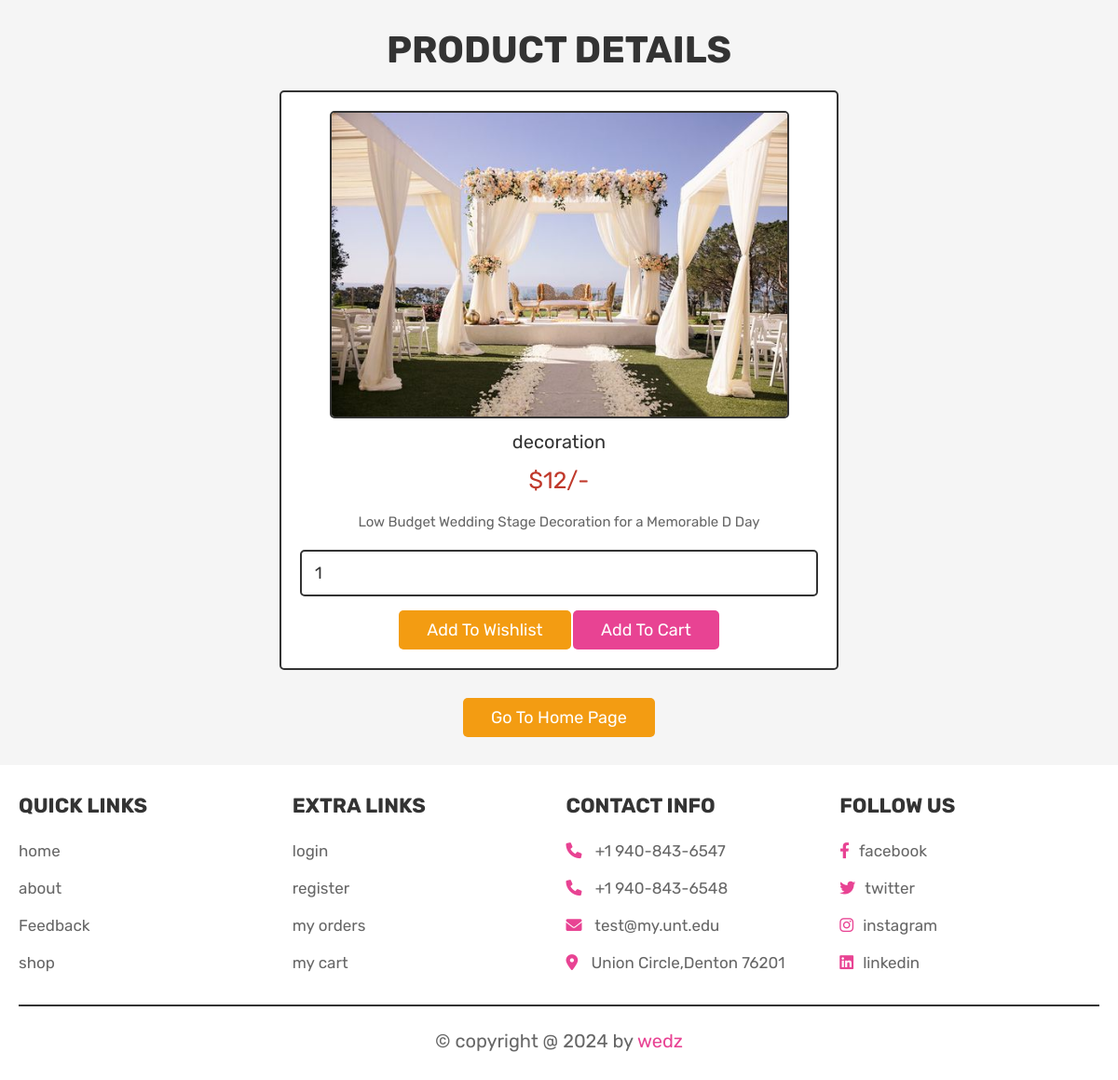
/view_page.php?pid=21 (signed in), run on an earlier commit of the app's database.
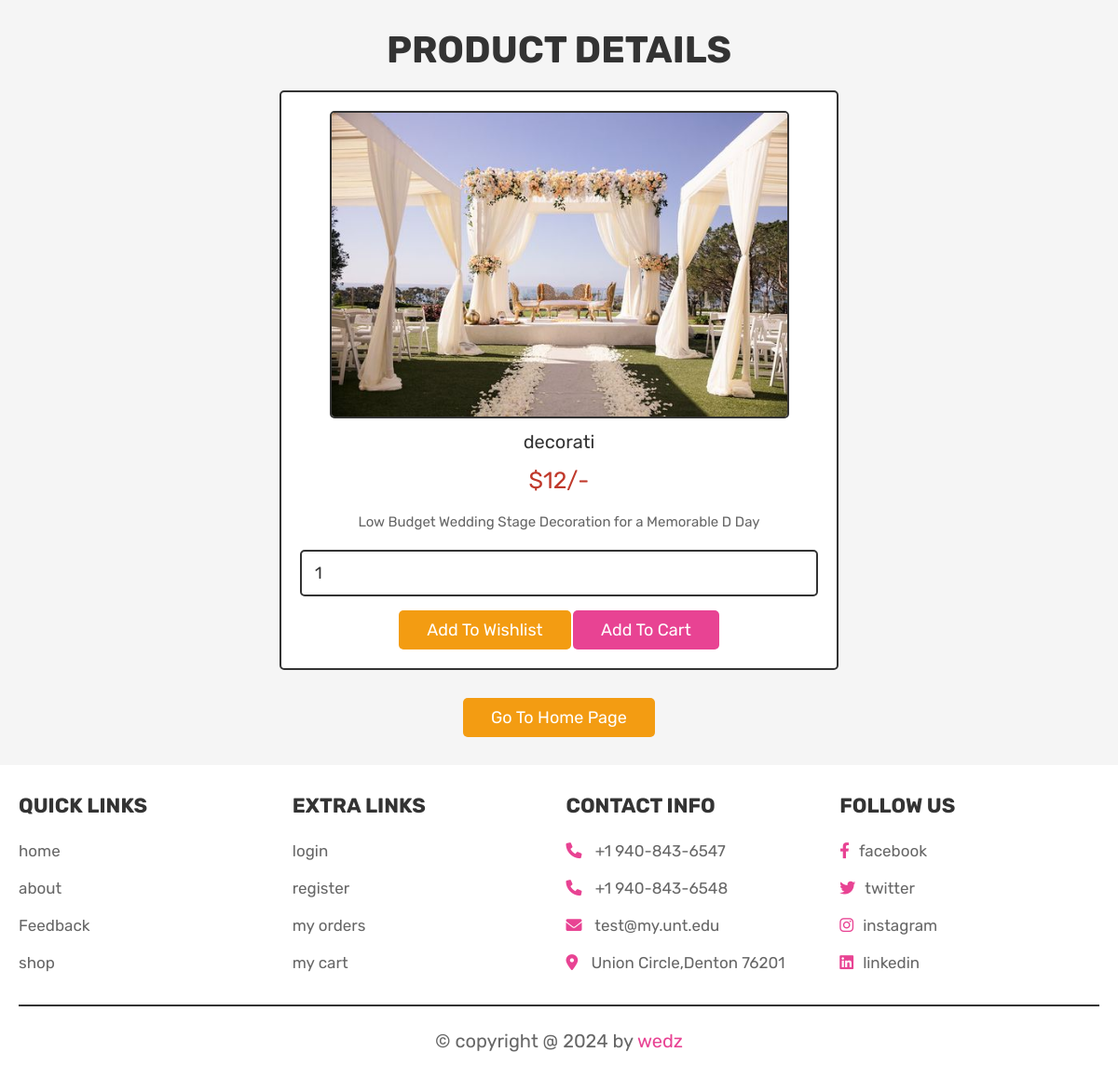
And on a later commit of the database.
### tables this page shows
CREATE TABLE IF NOT EXISTS `products` (
  `id` int(100) NOT NULL AUTO_INCREMENT,
  `name` varchar(100) NOT NULL,
  `details` varchar(500) NOT NULL,
  `price` int(100) NOT NULL,
  `image` varchar(100) NOT NULL,
  PRIMARY KEY (`id`)
);

### view_page.php (the view, shortened to what this page needs)
<!DOCTYPE html>
<html lang="en">
<head>
   <link rel="stylesheet" href="https://cdnjs.cloudflare.com/ajax/libs/font-awesome/6.0.0/css/all.min.css">
   <link rel="stylesheet" href="css/style.css">
</head>
<body>
<section class="quick-view">
    <h1 class="title">product details</h1>
    <?php
        if(isset($_GET['pid'])){
            $pid = $_GET['pid'];
            $select_products = mysqli_query($conn, "SELECT * FROM `products` WHERE id = '$pid'") or die('query failed');
         if(mysqli_num_rows($select_products) > 0){
            while($fetch_products = mysqli_fetch_assoc($select_products)){
    ?>
    <form action="" method="POST">
         <img src="uploaded_img/<?php echo $fetch_products['image']; ?>" alt="" class="image">
         <div class="name"><?php echo $fetch_products['name']; ?></div>
         <div class="price">$<?php echo $fetch_products['price']; ?>/-</div>
         <div class="details"><?php echo $fetch_products['details']; ?></div>
         <input type="number" name="product_quantity" value="1" min="0" class="qty">
         <input type="submit" value="add to wishlist" name="add_to_wishlist" class="option-btn">
         <input type="submit" value="add to cart" name="add_to_cart" class="btn">
      </form>
    <?php
            }
        }else{
        echo '<p class="empty">no products details available!</p>';
        }
    }
    ?>
    <div class="more-btn">
        <a href="home.php" class="option-btn">go to home page</a>
    </div>
</section>
<?php @include 'footer.php'; ?>
</body>
</html>

What changed in the data, as far as the page shows it:
changed products "Low Budget Wedding Stage Decoration for a Memorable D Day": name "decoration" → "decorati"
